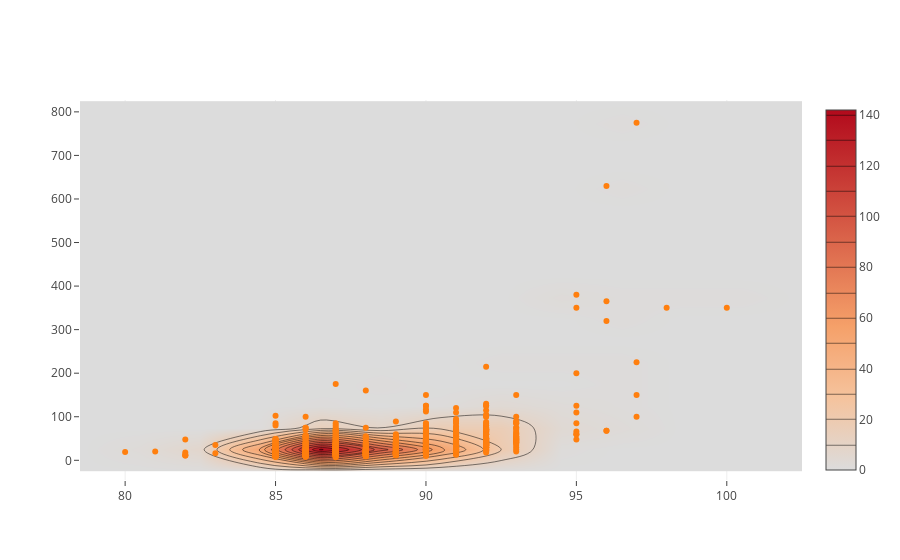

The cell this chart's notebook holds for it:
### Code cell
iplot([go.Histogram2dContour(x=reviews.head(500)['points'], 
                             y=reviews.head(500)['price'], 
                             contours=go.Contours(coloring='heatmap')),
       go.Scatter(x=reviews.head(1000)['points'], y=reviews.head(1000)['price'], mode='markers')])

### Figure 1 — Plotly figure (JSON) as saved in the notebook; plotly's stock layout.template omitted (floating-point values rounded to 4 significant figures; data arrays with more than 128 entries replaced by an {"elided": "..."} marker saying what was removed)
{"data": [{"contours": {"coloring": "heatmap"}, "type": "histogram2dcontour", "uid": "7be90885-1601-491b-b858-f334fd0e81d1", "x": {"elided": "500 int values"}, "y": {"elided": "500 int values"}}, {"mode": "markers", "type": "scatter", "uid": "fac8011c-916a-4b2a-ac05-63ffc82f963f", "x": {"elided": "1000 int values"}, "y": {"elided": "1000 int values"}}], "layout": {}}
